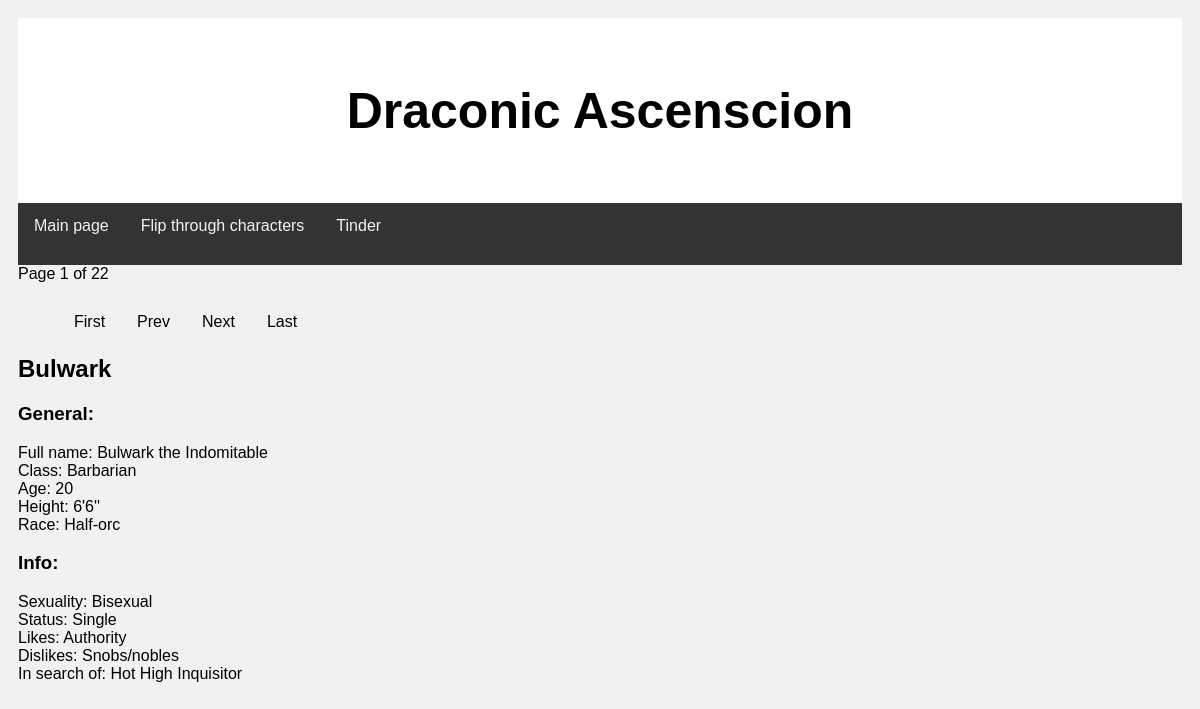
The app's page /tinder.php with its own data.
### tables this page shows
CREATE TABLE `characters` (
  `id` int(6) UNSIGNED NOT NULL,
  `name` varchar(30) NOT NULL,
  `lastname` varchar(40) NOT NULL,
  `title` varchar(40) NOT NULL,
  `class` varchar(40) NOT NULL,
  `age` int(6) DEFAULT NULL,
  `height` varchar(10) DEFAULT NULL,
  `race` varchar(20) DEFAULT NULL,
  `prifaction` varchar(40) NOT NULL,
  `prirank` varchar(40) NOT NULL,
  `secfaction` varchar(40) NOT NULL,
  `secrank` varchar(40) NOT NULL,
  `description` varchar(300) NOT NULL,
  `lore` varchar(1000) DEFAULT NULL,
  `arc` varchar(40) NOT NULL,
  `haircolor` varchar(20) DEFAULT NULL,
  `eyecolor` varchar(20) DEFAULT NULL,
  `skincolor` varchar(20) DEFAULT NULL,
  `type` varchar(10) NOT NULL,
  `alive` tinyint(1) DEFAULT NULL,
  `dateable` tinyint(1) NOT NULL,
  `sexuality` varchar(40) NOT NULL,
  `likes` varchar(40) NOT NULL,
  `dislikes` varchar(40) NOT NULL,
  `status` varchar(40) NOT NULL,
  `lookingfor` varchar(40) NOT NULL
);

### tinder.php (the view, shortened to what this page needs)
<head>
  <link rel="stylesheet" type="text/css" href="stylesheet.css">
</head>
  <?php
  include "nav.inc.php";
  $conn = OpenCon();
  if (isset($_GET['pageno'])) {
              $pageno = $_GET['pageno'];
          } else {
              $pageno = 1;
          }
          $no_of_records_per_page = 1;
          $offset = ($pageno-1) * $no_of_records_per_page;
          $total_pages_sql = "SELECT COUNT(*) FROM characters WHERE alive = '1' AND dateable = '1'";
          $result = mysqli_query($conn,$total_pages_sql);
          $total_rows = mysqli_fetch_array($result)[0];
          $total_pages = ceil($total_rows / $no_of_records_per_page);
          $sql = "SELECT * FROM characters WHERE alive = '1' AND dateable = '1' ORDER BY name ASC LIMIT $offset, $no_of_records_per_page";
          $res_data = mysqli_query($conn,$sql);
          while($row = mysqli_fetch_array($res_data)){
            $name = htmlspecialchars($row["name"], ENT_QUOTES, 'UTF-8');
            $lastname = htmlspecialchars($row["lastname"], ENT_QUOTES, 'UTF-8');
            $title = htmlspecialchars($row["title"], ENT_QUOTES, 'UTF-8');
            $class = htmlspecialchars($row['class'], ENT_QUOTES, 'UTF-8');
            $age = htmlspecialchars($row['age'], ENT_QUOTES, 'UTF-8');
            $height = htmlspecialchars($row['height'], ENT_QUOTES, 'UTF-8');
            $race = htmlspecialchars($row['race'], ENT_QUOTES, 'UTF-8');
            $sexuality = htmlspecialchars($row['sexuality'], ENT_QUOTES, 'UTF-8');
            $likes = htmlspecialchars($row['likes'], ENT_QUOTES, 'UTF-8');
            $dislikes = htmlspecialchars($row['dislikes'], ENT_QUOTES, 'UTF-8');
            $status = htmlspecialchars($row['status'], ENT_QUOTES, 'UTF-8');
            $lookingfor = htmlspecialchars($row['lookingfor'], ENT_QUOTES, 'UTF-8');
            echo "<div class='container'>
                  Page $pageno of $total_pages
                  <ul class='pagination'>
                  <li><a href='?pageno=1'>First</a></li>
                    <li>
                  <a href='";
                  if($pageno <= 1){ echo '#';
                  } else { echo "?pageno=".($pageno - 1); }
            echo "'>Prev</a>
                  </li>
                  <li>
                  <a href='";
                  if($pageno >= $total_pages){ echo '#';
                  } else { echo "?pageno=".($pageno + 1); }
            echo  "'>Next</a>
                    </li>
                  <li><a href='?pageno= $total_pages'";
            echo ">Last</a></li>
                  </ul>";
            echo  "<br><br><h2>$name</h2>
                  <h3>General:</h3>
                  Full name: $title $name $lastname<br>
                  Class: $class<br>
                  Age: $age<br>
                  Height: $height<br>
                  Race: $race<br>
                  <h3>Info:</h3>
                  Sexuality: $sexuality<br>
                  Status: $status<br>
                  Likes: $likes<br>
                  Dislikes: $dislikes<br>
                  In search of: $lookingfor
                  </div>";
          }
          ?>
  </body>

### stylesheet.css (style rules this page uses)
* { box-sizing: border-box; }
ul { list-style-type: none; }
a { float: left; display: block; color: black; text-align: center; padding: 14px 16px; text-decoration: none; }

### records on screen
characters: total_pages "22", name "Bulwark", lastname "the Indomitable", class "Barbarian", age "20", height "6'6''", race "Half-orc", sexuality "Bisexual", status "Single", likes "Authority", dislikes "Snobs/nobles", lookingfor "Hot High Inquisitor"
